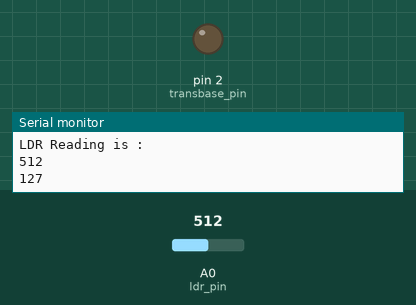
Simulated run of this sketch. Board: Arduino Uno, built with avr-gcc and run on an emulated ATmega328P. Parts: output pins drawn as LEDs (lit = HIGH), the last lines printed to the serial monitor. Inputs (shaded band) come from the test bench; at power-on: A0 (ldr_pin) = 512.

Above: at 1.2 s.
1.3 s: A0 (ldr_pin) set to 216
2.8 s: A0 (ldr_pin) set to 188
At 4.1 s:
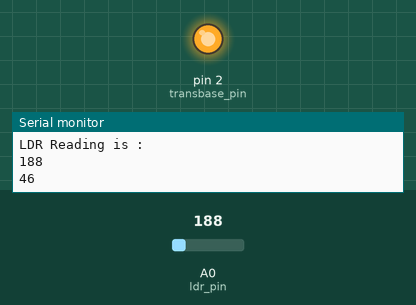
4.4 s: A0 (ldr_pin) set to 306
At 5.6 s:
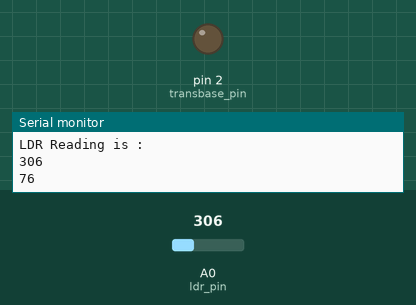
6.0 s: A0 (ldr_pin) set to 122
At 7.0 s:
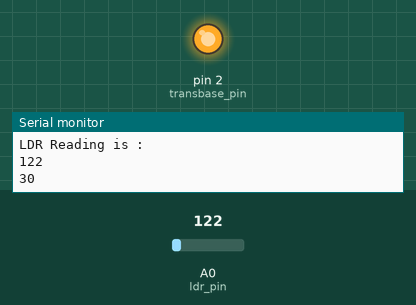
Timing chart, 0 to 8.6 s (numbered marks = the images above; inputs shaded):
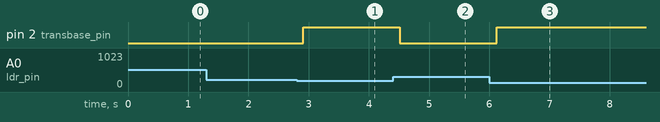

Measured:
- the behaviour switches between 205 and 204 on A0 (ldr_pin) (found by bisection; images 0 and 1)
- after the input at 2.8 s, pin 2 (transbase_pin): LOW → HIGH after 0.11 s
- after the input at 4.4 s, pin 2 (transbase_pin): HIGH → LOW after 0.11 s
- after the input at 6.0 s, pin 2 (transbase_pin): LOW → HIGH after 0.12 s

The sketch:

ldr_transistor0.ino
```cpp
int ldr_pin = A0;
int transbase_pin = 2;
long int ldr_reading, mapped_reading;
void setup() {
  // put your setup code here, to run once:
pinMode(ldr_pin, INPUT);
pinMode(transbase_pin, OUTPUT);
Serial.begin(4800);
}

void loop() {
  // put your main code here, to run repeatedly:
delay(100);
ldr_reading = analogRead(ldr_pin);
Serial.print("LDR Reading is : \n");
Serial.println(ldr_reading);
mapped_reading = map(ldr_reading, 0, 1023, 0, 255);
Serial.println(mapped_reading);
if (mapped_reading > 50){
  digitalWrite(transbase_pin, LOW);
  delay(100);
}
else{
  digitalWrite(transbase_pin, HIGH);
  delay(100);
}

}
```
